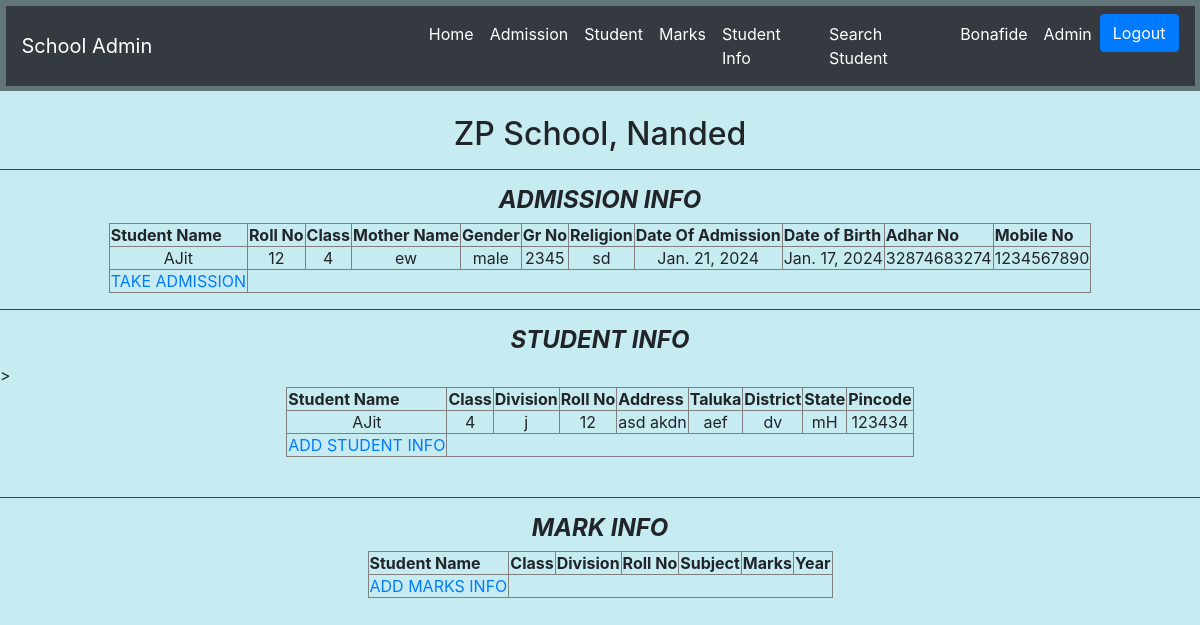
Screenshot of /feedback/ (signed in) with the database file from the repository.
### newapp/models.py (models this page shows, shortened)
class Admission(models.Model):
    sname = models.CharField(max_length = 100)
    rollno = models.CharField(max_length = 50)
    classes = models.CharField(max_length = 30)
    mothername = models.CharField(max_length=30)
    gender = models.CharField(max_length = 50)
    grno = models.CharField(max_length = 50)
    religion = models.CharField(max_length = 50)
    doa = models.DateField(auto_now=False, auto_now_add=False)
    dob = models.DateField(auto_now=False, auto_now_add=False)
    adharno = models.PositiveIntegerField()
    mobileno = models.PositiveIntegerField()

class Student(models.Model):
    sname = models.CharField(max_length = 70)
    classes = models.CharField(max_length = 30)
    division = models.CharField(max_length = 30)
    rollno = models.CharField(max_length = 50)
    address = models.CharField(max_length = 100)
    taluka = models.CharField(max_length = 30)
    district = models.CharField(max_length = 30)
    state = models.CharField(max_length = 30)
    pincode = models.PositiveIntegerField()

### newapp/views.py (the view)
# urls.py: path('feedback/',views.feedback),
@login_required(login_url='login')
def feedback(request):
    context={}
    adm = Student.objects.all()
    m = Marks.objects.all()
    a = Admission.objects.all()
    context = {'sdata': adm,
     'mdata': m,
     'adata': a
        }
    return render(request,"feedback.html",context)

### templates/feedback.html (shortened to what this page needs)
<htmp <DOCTYPE!>
    <html>
        <head>
            {% include "index.html" %}
       </head>
        <body>
            <h2> <center>ZP School, Nanded</h2></center>
    <div>
        <table border=1  color="black" align="center" >
        <hr color="green">
        <h4> <center> <b><i>ADMISSION INFO </i></b></center> </h4>
               <table border=1  color="black" align="center" >
          <tr>
        <th> Student Name </th>
        <th> Roll No </th>
        <th> Class </th>
        <th> Mother Name </th>
        <th> Gender </th>
        <th> Gr No </th>
        <th> Religion </th>
        <th> Date Of Admission </th>
        <th> Date of Birth </th>
        <th> Adhar No </th>
        <th> Mobile No </th>
          </tr>
        {% for aentry in adata %}
        <tr>
  <td align="center"> {{ aentry.sname }} </td>
  <td align="center"> {{ aentry.rollno }} </td>
  <td align="center"> {{ aentry.classes }} </td>
  <td align="center"> {{ aentry.mothername }} </td>
  <td align="center"> {{ aentry.gender }} </td>
  <td align="center"> {{ aentry.grno }} </td>
  <td align="center"> {{ aentry.religion }} </td>
  <td align="center"> {{ aentry.doa }} </td>
  <td align="center"> {{ aentry.dob }} </td>
  <td align="center"> {{ aentry.adharno }} </td>
  <td align="center"> {{ aentry.mobileno }} </td>
        </tr>
        {% endfor %}
   <td align="center">
      <a href = {% url 'adm' %}>TAKE ADMISSION </a>
    </td>
    </table>
    </div>
            <div>
              <hr color="green">
              <h4> <center> <b><i>STUDENT INFO </i></b></center> </h4>
                     <table border=1  color="red" align="center" >
                    <tr>
              <th> Student Name </th>
              <th> Class </th>>
              <th> Division </th>
              <th> Roll No </th>
              <th> Address </th>
              <th> Taluka </th>
              <th> District </th>
              <th> State </th>
              <th> Pincode </th>
                     </tr>
                    {% for entry in sdata %}
                    <tr>
              <td align="center"> {{ entry.sname }} </td>
              <td align="center"> {{ entry.classes }} </td>
              <td align="center"> {{ entry.division }} </td>
              <td align="center"> {{ entry.rollno }} </td>
              <td align="center"> {{ entry.address }} </td>
              <td align="center"> {{ entry.taluka }} </td>
              <td align="center"> {{ entry.district }} </td>
              <td align="center"> {{ entry.state }} </td>
              <td align="center"> {{ entry.pincode }} </td>
                 </tr>
                {% endfor %}
                <td align="center">
                  <a href = {% url 'stu' %}>ADD STUDENT INFO </a>
                </td>
                </table>
                </div>
                <br>
            <div>
                <table border=1  color="red" align="center" >
                <hr color="green">
                <h4> <center> <b><i>MARK INFO </i></b></center> </h4>
                       <table border=1  color="red" align="center" >
                  <tr>
                <th> Student Name </th>
                <th> Class </th>
                <th> Division </th>
                <th> Roll No </th>
                <th> Subject </th>
                <th> Marks </th>
                <th> Year </th>
                  </tr>
          <td align="center">
                <a href = {% url 'mar' %}>ADD MARKS INFO </a>
          </td>
          </table>
          </div>
        </body>
    </html>

### templates/index.html (shortened to what this page needs)
<HTML DOCTYPE!>
<html lang="en">
  <head>
    <link rel="stylesheet" href="https://cdn.jsdelivr.net/npm/bootstrap@4.0.0/dist/css/bootstrap.min.css">
  </head>
  <body>
    <div class="black">
    <nav class="navbar navbar-expand-lg navbar-dark bg-dark">
        <a class="navbar-brand" href="/">School Admin</a>
        <div class="collapse navbar-collapse" id="navbarNav">
          <ul class="navbar-nav" >
            <li class="nav-item active">
              <a class="nav-link" href="/home">Home <span class="sr-only">(current)</span></a>
            </li>
            <li class="nav-item active">
              <a class="nav-link" href="/admission">Admission <span class="sr-only">(current)</span></a>
            </li>
            <li class="nav-item active">
                <a class="nav-link" href="/student">Student <span class="sr-only">(current)</span></a>
              </li>
              <li class="nav-item active">
                <a class="nav-link" href="/marks">Marks <span class="sr-only">(current)</span></a>
              </li>
              <li class="nav-item active">
                <a class="nav-link" href="/feedback">Student Info <span class="sr-only">(current)</span></a>
              </li>
              <li class="nav-item active">
                <a class="nav-link" href="/search_stu">Search Student <span class="sr-only">(current)</span></a>
              </li>
              <li class="nav-item active">
                <a class="nav-link" href="/bd">Bonafide <span class="sr-only">(current)</span></a>
              </li>
              <li class="nav-item active">
                <a class="nav-link" href="/admin">Admin <span class="sr-only">(current)</span></a>
              </li>
              <li class="nav-item active">
                <a class="btn btn-primary" href="{% url 'logout' %}">Logout<span class="sr-only">(current)</span></a>
              </li>
          </ul>
        </div>
      </nav>
    </div>
    <br>
  </body>
</html>

### templates/index.html (style rules this page uses)
.black { color: white; background-color: rgba(0, 0, 0, 0.5) !important; padding: 5.5px; }
.navbar-nav { width:100%; justify-content:space-between; }
#navbarNav { justify-content:flex-end; width:70%; }
.navbar-nav { width:75%; }

### templates/feedback.html (style rules this page uses)
body { background-color: rgb(198, 236, 241); }

### rows the page displays
Admission: sname "AJit", rollno "12", classes "4", mothername "ew", gender "male", grno "2345", religion "sd", doa "Jan. 21, 2024", dob "Jan. 17, 2024", adharno "32874683274", mobileno "1234567890"
Student: sname "AJit", classes "4", division "j", rollno "12", address "asd akdn", taluka "aef", district "dv", state "mH", pincode "123434"
